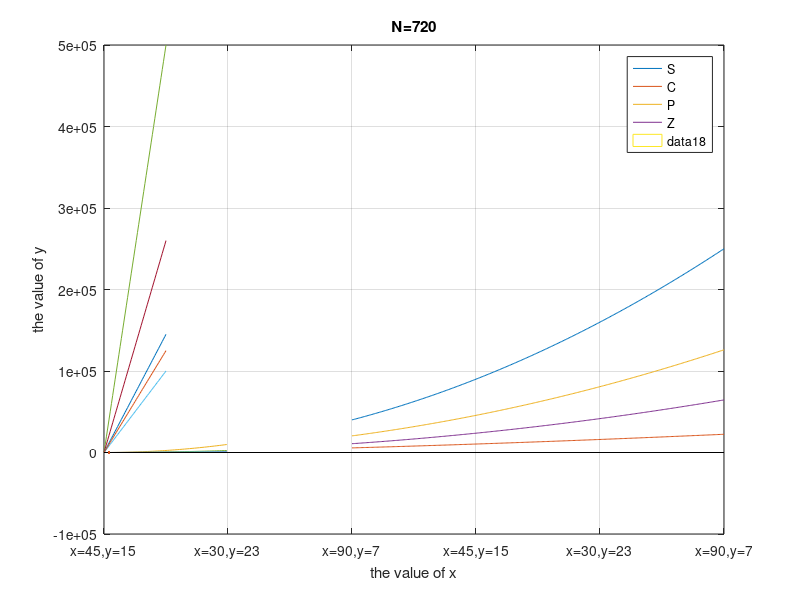

Reproduce this figure in MATLAB.
%% storage overhead
x=[200:1:500]
y1=x.^2
y2=2.*x.^1.5

b=2
c=4
y3=(x./b).^2.*b+x.*b
y4=(x./c).^2.*c+x.*c
%y3=(3.*x+4).*(log(0.75.*x+1)./log(4))
plot(x,y1)
hold on
plot(x,y2)
plot(x,y3)
plot(x,y4)

grid on
xlabel('Total number of nodes')
ylabel('Storage overhead (MB)')
legend('PBFT','ULS-PBFT','Pyramid Scheme1','Pyramid Scheme1')

x=100
s=[0:50]
y1=(x.^2).*s
y2=(2.*x.^1.5).*s
b=2
c=4
y3=((x./b).^2.*b+x.*b).*s
y4=((x./c).^2.*c+x.*c).*s
y5=y2.*1.25
%y3=(3.*x+4).*(log(0.75.*x+1)./log(4))
plot(s,y1)
hold on
plot(s,y2)
plot(s,y3)
plot(s,y4)
plot(s,y5)
grid on
xlabel('Total number of blocks')
ylabel('Storage overhead (MB)')
legend('PBFT','ULS-PBFT','Pyramid Scheme1','Pyramid Scheme1','Two-layer PBFT')

%% communication overhead
N=[5:2:100]
y1=N.^2
y2=N.^1.5
y3=0.25.*N.^2
y4=1.9.*N.^1.333

plot(N,y1)
hold on
plot(N,y2)
plot(N,y3)
plot(N,y4)

grid on
xlabel('Total number of nodes')
ylabel('Commnication overhead')
legend('PBFT','ULS-PBFT','SG-PBFT','Two-layer PBFT')
%% security
y=[4:20]
x=(y.^2+2.*y)./(y+1)
N=x+x.*y

N=200
Pf=0:0.02:1%单个节点失败的概率
Ps1=(1-Pf).^N%单层共识成功的概率 
for i=1:N./3
  Ps1=Ps1+(nchoosek(N,i)).*((1-Pf).^(N-i) ).*(Pf.^i)
end
plot(Pf,Ps1)
hold on

x=20
Pf=0:0.01:1%单个节点失败的概率
P1=(1-Pf).^x%二层单个子组共识成功的概率 
for i=1:x./3
    P1=P1+(nchoosek(x,i)).*((1-Pf).^(x-i) ).*(Pf.^i)

y=20
P2=P1.^y%二层有2/3及以上的子组共识成功的概率

for j=1:y./3
    P2=P2+(nchoosek(y,j)).*((1-P1).^j ).*(P1.^(y-j))
    P3=(1-Pf).^(y-j)%二层有2/3及以上的子组共识成功的情况下首层共识成功的概率
    for k=1:y./3
        P3=P3+(nchoosek((y-j),k)).*((1-Pf).^(y-j-k) ).*(Pf.^k)
    end
end
end
P4=P2.*P3%首层共识成功的概率

plot(Pf,P4)

xlabel('Probability of a node failure')
ylabel('Probability of consensus success')
legend('PBFT','ULS-PBFT')
title('N=50')
grid on
%% comprehensive

x=4
y=89
%[x,y]=meshgrid(x,y);
N=x+x.*y

%存储
S1=N.^2
S2=N.*x+x.*(y.^2)

I1=log(S1./S2)
%通信
C1=N.^2
C2=x.^2+x.*(y.^2)

I2=log(C1./C2)
%安全
P1=N./3
P2=x./3+(y./3).*(x./3)

I3=log(P2./P1)

I=0.05.*I1+0.05.*I2+0.9.*I3

mesh(x,y,I)
%contourf(x,y,I,'ShowText','on')
xlabel('the value of x');
ylabel('the value of y');
zlabel('the value of I_G');


y1=[2.1734 2.301 3.0431 -0.9933;1.9573  2.0336 3.4389 -0.8979;1.9565 2.1013 2.3508 -1.0445]
y2=[2.4738 2.6274 3.2177 -1.0341;2.3614  2.4673 3.7901 -0.9734; 2.0403 2.1971 2.3286 -1.0712]
y3=[3.0738 2.2414 3.3439 -0.9555; 2.8042 2.301 3.0431 -0.9933;2.0695 2.0233 2.2451 -1.046;]
y4=[3.5767 2.3929 3.8942 -0.9555;2.9756 2.6274 3.2177 -1.0341; 2.7622 2.5659 2.9847 -1.046]
y5=[-0.4545 1.5741 3.0536 -0.7621;-0.5309 2.0474 3.4965 -0.8979; -0.5807 2.2414 3.3439 -0.9555]
y6=[-0.4496 1.5917 3.1333 -0.7621;-0.5095 2.1204 3.8526 -0.8979; -0.5456 2.3929 3.8942 -0.9555]
y7=[1.5295 2.1951 3.3537 -0.9445; 1.4358 2.3010 3.0431 -0.9933; 1.5036 2.0336 3.4389 -0.8979]
y8=[1.7402 2.5007 3.7534 -0.9808; 1.6631 2.6272 3.4312 -1.0186; 1.6046 2.0136 3.7242 -0.8755]
bar(y8)
set(gca,'XTickLabel',{'x=45,y=15','x=30,y=23','x=90,y=7'});
xlabel('the number of nodes')
ylabel('the value of gains')

title('N=720')
legend('Total gain','Storage gain','Communication gain','Security gain')
grid on
%%
A=0.9.*I1+0.05.*I2-0.05.*I3
B=0.05.*I1+0.9.*I2-0.05.*I3
C=0.05.*2.3929+0.05.*3.8942-0.9.*0.9555

D=0.33.*I1+0.033.*I2-0.033.*I3
plot(x,A)
hold on 
plot(x,B)
plot(x,C)
plot(x,D)
xlabel('the value of x')
ylabel('the value of I')
legend('S','C','P','Z')

grid on

I=0.333.*I1+0.333.*I2-0.333.*I3
mesh(x,y,I)
xlabel('the value of x');
ylabel('the value of y');
zlabel('the value of I_G');
